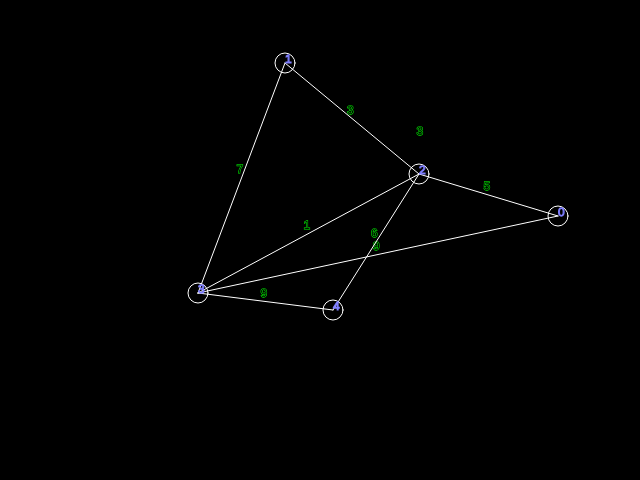
Frame 1 (no input)
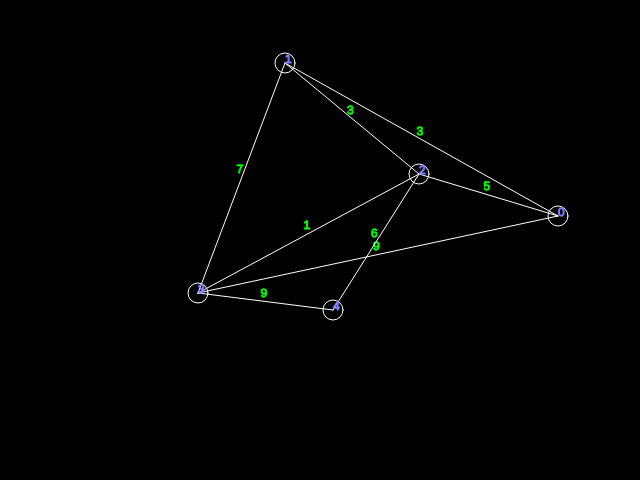
Frame 60 (no input)
Frame 120 (the mouse pressed at the canvas centre since frame 60): identical to frame 60, image omitted

The p5.js sketch that drew these frames (run headless with seeded random() and noise() and a simulated clock; from frame 60 on, the mouse is pressed at the canvas centre):

// p5.js sketch
// ── sketch.js
let points = [];
// let cost = [];
let graph;
let lpa;
let costChanged = true;

function setup() {
  createCanvas(WIDTH, HEIGHT);

  graph = new Graph(POINT_NUM, startN, endN);
  console.log(graph);

  for (let i = 0; i < POINT_NUM; i++) {
    let x = int(random()*(WIDTH-2*POINT_SIZE)+POINT_SIZE);
    let y = int(random()*(HEIGHT-2*POINT_SIZE)+POINT_SIZE);
    points.push(createVector(x, y));

    // let tmp = [];
    // let good = false;
    // for (let j = 0; j < POINT_NUM; j++) {
    //   if (j == i) {
    //     tmp.push(0);
    //   } else if (graph.getSucc(i).includes(j)) {
    //     tmp.push(int(random(MIN_COST, MAX_COST+1)));
    //   } else {
    //     tmp.push(-1);
    //   }
    // }
    //
    // cost.push(tmp);
  }

  // for (let i = 0; i < POINT_NUM; i++) {
  //   for (let j = i+1; j < POINT_NUM; j++) {
  //     cost[j][i] = cost[i][j];
  //   }
  // }
  // console.log(cost);

  lpa = new LPAStar(startN, endN, points, graph);
}

function draw() {
  background(0);

  for (let i = 0; i < POINT_NUM-1; i++) {
    for (let j = i+1; j < POINT_NUM; j++) {
      if (graph.cost[i][j] > 0) {
        let p1 = points[i];
        let p2 = points[j];
        line(p1.x, p1.y, p2.x, p2.y);
        stroke(0, 255, 0);
        text(graph.cost[i][j], (p1.x+p2.x)/2-5, (p1.y+p2.y)/2-5);
        stroke(255, 255, 255);
      }
    }
  }

  for (let i = 0; i < POINT_NUM; i++) {
    stroke(255);
    noFill();
    circle(points[i].x, points[i].y, POINT_SIZE);
    stroke(127, 127, 255);
    text(i, points[i].x, points[i].y);
    stroke(255, 255, 255);
  }

  costChanged = lpa.MainStep(costChanged);
}

// ── Constants.js
const WIDTH = 640;
const HEIGHT = 480;
const POINT_NUM = 5;
const POINT_SIZE = 20; //RADIUS
const MAX_COST = 10;
const MIN_COST = 1;

// ── LPAStar.js
let gA = [];
let rhsA = [];
let costA, oldCostA;

class LPAStar {

  constructor(startN, endN, points, graph) {
    this.startN = startN;
    this.endN = endN;

    this.gA = [];
    this.rhsA = [];
    this.costA = graph.cost;
    this.oldCostA = graph.cost;

    this.points = points;
    this.size = this.points.length;
    this.graph = graph;

    this.U = new Queue();

    this.Initalize(POINT_NUM, 0, POINT_NUM-1);
  }

  g(s) {
    return this.gA[s];
  }

  rhs(s) {
    return this.rhsA[s];
  }

  h(s) {
    let last = this.points[endN];
    let cur = this.points[s];
    return Math.pow(Math.pow(last.x - cur.x, 2) + Math.pow(last.y - cur.y, 2), 0.5);
  }

  c(s, sP) {
    return this.costA[s][sP];
  }

  CalculateKey(s) {
    return [min(this.g(s), this.rhs(s)) + this.h(s), min(this.g(s), this.rhs(s))];
  }

  Initalize() {
    for (let i = 0; i < this.size; i++) {
      this.rhsA.push(Number.MAX_VALUE);
      this.gA.push(Number.MAX_VALUE);
    }
    this.rhsA[this.startN] = 0;
    this.U.push(this.startN, [this.h(this.startN), 0]);
  }

  UpdateVertex(u) {
    if (u != this.startN) {
      let predecessors = this.graph.getPred(u);
      let newRhs = Number.MAX_VALUE;
      for (let i = 0; i < predecessors.length; i++) {
        newRhs = min(newRhs, this.g(predecessors[i]) + this.c(predecessors[i], u));
      }
      this.rhsA[u] = newRhs;
    }
    this.U.remove(u); //removes u if it is in U
    if (this.g(u) != this.rhs(u)) {
      this.U.push(u, this.CalculateKey(u));
      return true;
    }
    return false;
  }

  ComputeShortestPath() {
    let path = [];
    for (let i = 0; i < POINT_NUM; i++) {
      path.push(-1);
    }
    while (!this.U.compareWeights(this.U.topKey(), this.CalculateKey(this.endN)) || this.rhs(this.endN) != this.g(this.endN)) {
      let u = this.U.pop();
      if (this.g(u) > this.rhs(u)) {
        this.gA[u] = this.rhs(u);
        let successors = this.graph.getSucc(u);
        for (let i = 0; i < successors.length; i++) {
          if (this.UpdateVertex(successors[i])) {
            path[successors[i]] = u;
          }
        }
      } else {
        this.gA[u] = Number.MAX_VALUE;
        this.UpdateVertex(u);
        let successors = this.graph.getSucc(u);
        for (let i = 0; i < successors.length; i++) {
          if (this.UpdateVertex(successors[i])) {
            path[successors[i]] = u;
          }
        }
      }
    }
    return path;
  }

  Main() {
    while (true) {
      console.log(this.ComputeShortestPath());
      while (true) {
        if (this.costA != this.oldCostA) {
          let pairs = [];
          for (let i = 0; i < POINT_NUM; i++) {
            for (let j = i+1; j < POINT_NUM; j++) {
              if (this.costA[i][j] != this.oldCostA[i][j]) {
                pairs.push([i, j]);
              }
            }
          }
          for (let i = 0; i < pairs.length; i++) {
            this.UpdateVertex(pairs[i][1]);
          }
        }
      }
      this.oldCostA = this.costA;
    }
  }

  MainStep(costChanged) {
    let out = false;
    if (costChanged) {
      console.log(this.ComputeShortestPath());
    }
    out = (this.costA != this.oldCostA);
    if (this.costA != this.oldCostA) {
      let pairs = [];
      for (let i = 0; i < POINT_NUM; i++) {
        for (let j = i+1; j < POINT_NUM; j++) {
          if (this.costA[i][j] != this.oldCostA[i][j]) {
            pairs.push([i, j]);
          }
        }
      }
      for (let i = 0; i < pairs.length; i++) {
        this.UpdateVertex(pairs[i][1]);
      }
    }
    if (costChanged) {
      this.oldCostA = this.costA;
    }
    return out;
  }
}

// ── classes.js
let startN = 0;
let endN = POINT_NUM-1;

class Queue {
  constructor() {
    this.q = [];
  }

  compareWeights(weight0, weight1) {
    if (weight0[0] == weight1[0]) {
      return weight0[1] > weight1[1];
    } else {
      return weight0[0] > weight1[0];
    }
  }

  push(id, weight) {
    let elem = {id: id, weight: weight};
    if (this.q.length == 0) {
      this.q.push(elem);
      return;
    }

    let i = 0;
    while (i < this.q.length && this.compareWeights(this.q[i].weight, elem.weight)) {
      i++;
    }
    this.q.splice(i, 0, elem);
  }

  pop() {
    return this.q.splice(this.q.length-1, 1)[0].id;
  }

  topKey() {
    if (this.q.length > 0) {
      return this.q[this.q.length-1].weight;
    } else {
      return Number.MAX_VALUE;
    }
  }

  remove(id) {
    let i = 0;
    while (i <= this.q.length && this.q.id != id) {
      i++;
    }
    if (i < this.q.length) {
      this.q.splice(i, 1);
    }
  }
}

class Node {
  constructor(num) {
    this.num = num;
    this.pred = [];
    this.succ = [];
    this.conn = [];
  }

  addPred(n) {
    this.pred.push(n);
  }
  getPred() {
    return this.conn;//this.pred;
  }

  addSucc(n) {
    this.succ.push(n);
  }
  getSucc() {
    return this.conn;//this.succ;
  }

  addConn(n) {
    if (!this.conn.includes(n)) {
      this.conn.push(n);
    }
  }
  getConn() {
    return this.conn;
  }
}

class Graph {
  constructor(size, start, end) {
    this.size = size;
    this.start = start;
    this.end = end;
    this.nodes = [];
    this.cost = [];
    this.prob = 0.5;

    for (let i = 0; i < POINT_NUM; i++) {
      this.nodes.push(new Node(i));
    }

    for (let i = 0; i < POINT_NUM; i++) {
      let tmp = [];
      for (let j = 0; j < POINT_NUM; j++) {
        tmp.push(-1);
      }
      this.cost.push(tmp);
    }

    for (let i = 0; i < POINT_NUM; i++) {
      for (let j = 0; j < POINT_NUM; j++) {
        if (i != j && !(i == this.start && j == this.end || i == this.end && j == this.start)) {
          if (!this.nodes[j].getConn().includes[i] && random() < this.prob) {
            this.nodes[i].addConn(j);
            this.nodes[j].addConn(i);
            let curCost = int(random(MIN_COST, MAX_COST+1));
            this.cost[i][j] = curCost;
            this.cost[j][i] = curCost;
          }
        }
      }
    }

    // for (let i = 0; i < POINT_NUM; i++) {
    //   for (let j = 0; j < POINT_NUM; j++) {
    //     if (i != j && random() < this.prob && i != this.end && !(i == this.start && j == this.end) && !(this.nodes[j].getSucc().includes(i))) {
    //       this.nodes[i].addSucc(j);
    //     }
    //   }
    // }
    //
    // for (let i = 0; i < POINT_NUM; i++) {
    //   for (let j = 0; j < POINT_NUM; j++) {
    //     if (i != j && this.nodes[j].getSucc().includes(i) && i != this.start) {
    //       this.nodes[i].addPred(j);
    //     }
    //   }
    // }
  }

  getNode(num) {
    return this.nodes[num];
  }

  getPred(i) {
    return this.nodes[i].getPred();
  }

  getSucc(i) {
    return this.nodes[i].getSucc();
  }
}
